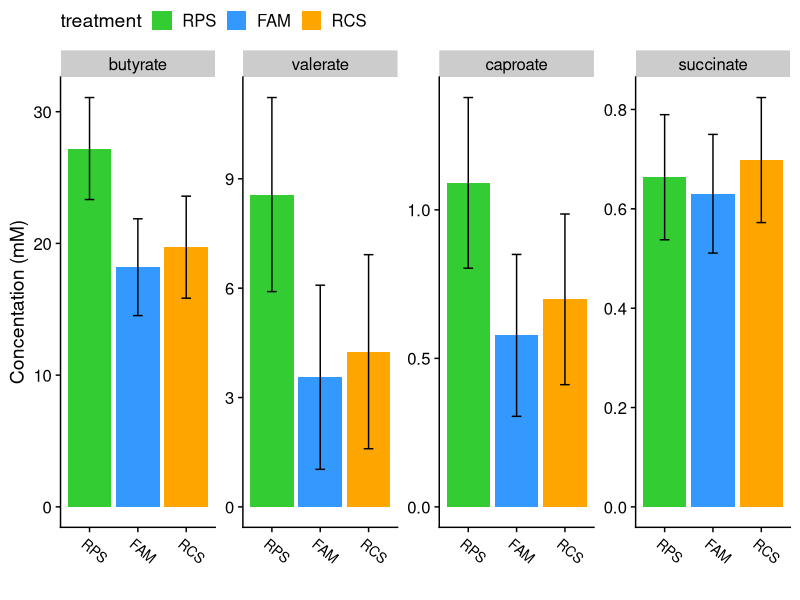

Source code (R): (Note: this script raises an error after producing the figure.)
# setwd('')
library(tidyverse)
library(cowplot)
library(broom)
library(forcats)
theme_set(theme_cowplot())


vfas <- read_csv('./data/FS12b_vfas.csv') %>% 
  mutate(treatment=fct_recode(treatment, CON='Control', RPS='RPS', FAM='Acid', RCS='RCS'), 
         treatment=factor(treatment, levels=c('CON', 'RPS', 'FAM', 'RCS')))

vfas <- vfas %>% filter(treatment %in% c('CON', 'RPS', 'FAM','RCS'))
vfas$treatment

vfas.gather <- vfas %>% gather(key = VFA, value = mM, -(pignum:hour))

vfas.gather$set <- paste(vfas.gather$hour, vfas.gather$treatment)

# initial peek #
# vfas %>% filter(pignum %in% c(458, 461, 469, 472))

### VFA CECUM TESTS ###

scfas <- vfas %>% filter(hour == 0)

but_test <- aov(butyrate~treatment, data = scfas)
cap_test <- aov(caproate~treatment, data = scfas)
val_test <- aov(valerate~treatment, data = scfas)
suc_test <- aov(succinate~treatment, data = scfas)

library(emmeans)


scfa_means <- 
  bind_rows(list(
  emmeans(but_test, specs =  ~ treatment) %>% tidy(conf.int=TRUE) %>% mutate(scfa='butyrate'),
  emmeans(val_test, specs =  ~ treatment) %>% tidy(conf.int=TRUE) %>% mutate(scfa='valerate'),
  emmeans(cap_test, specs =  ~ treatment) %>% tidy(conf.int=TRUE) %>% mutate(scfa='caproate'),
  emmeans(suc_test, specs =  ~ treatment) %>% tidy(conf.int=TRUE) %>% mutate(scfa='succinate'))) %>% 
  mutate(treatment=factor(treatment, levels = c('CON', 'RPS', 'FAM', 'RCS')), 
         scfa=factor(scfa, levels = c('butyrate', 'valerate', 'caproate', 'succinate')))

# summary(but_test)
# summary(val_test)
# summary(cap_test)
# summary(tot_test)

scfa_tests <- 
  bind_rows(list(
  TukeyHSD(but_test) %>% tidy() %>% mutate(scfa='butyrate'),
TukeyHSD(val_test) %>% tidy()%>% mutate(scfa='valerate'),
TukeyHSD(cap_test) %>% tidy()%>% mutate(scfa='caproate'),
TukeyHSD(suc_test) %>% tidy()%>% mutate(scfa='succinate')
)) %>% 
  filter(contrast %in% c('RCS-CON', 
                         'FAM-CON', 
                         'RPS-CON')) %>% 
  mutate(contrast=factor(contrast, levels=c('RCS-CON', 
                                            'FAM-CON', 
                                            'RPS-CON')),
         scfa=factor(scfa, levels = c('butyrate', 'caproate', 'valerate', 'succinate'))) %>% 
  mutate(p.plot=ifelse(adj.p.value < 0.05, adj.p.value, NA))


FIG6A <- 
  scfa_means %>%
  ggplot(aes(x=treatment, y=estimate, ymin=conf.low, ymax=conf.high))+
  geom_col(aes(fill=treatment))+
  geom_errorbar(width=.2) + 
  facet_wrap(~scfa, scales = 'free', nrow=1)+
  theme(legend.position = 'top') + 
  ylab('Concentation (mM)') + 
  xlab('') + 
  theme(axis.text.x=element_text(size=10, angle = -40, hjust=.1))+
  scale_fill_manual(values=c('#33CC33', '#3399FF', 'orange', 'red', 'grey', 'purple'))

FIG6A

FIG6B <- 
  scfa_tests %>%
  mutate(scfa=factor(scfa, levels = c('butyrate', 'valerate', 'caproate', 'succinate'))) %>% 
  filter(grepl('CON', contrast)) %>% 
  ggplot(aes(x=contrast, y=estimate, ymin=conf.low, ymax=conf.high)) +
  geom_hline(yintercept = 0)+
  geom_pointrange(aes(color=contrast), size=1.5, fatten = .5) +
  geom_point(aes(fill=contrast),size=4, stroke=.85, color='black', shape=21)+
  geom_text(aes(label=round(p.plot, 3), color=contrast), fontface='bold', nudge_x = .25)+
  coord_flip()+
  facet_wrap(~scfa, scales = 'free_x', nrow = 1) +
  theme(legend.position = 'none', 
        axis.text = element_text(size=11), 
        axis.title.x=element_text(size=11),
        panel.grid.major = element_line(color='grey'), 
        panel.border = element_rect(color='black', size=1)) + 
  xlab('') + 
  ylab('estimated difference from controls (mM)')+
  scale_color_manual(values=c('red', 'orange','#3399FF', 'red', 'grey', 'purple'))+
  scale_fill_manual(values=c('red', 'orange','#3399FF', 'red', 'grey', 'purple'))


FIG6B

ggdraw() + 
  draw_plot(FIG6A, x=0, y=.5, width = 1, height = .5) + 
  draw_plot(FIG6B, x=0, y=0, width = 1, height=.5) +
  draw_plot_label(x=c(0,0), y=c(1,.45), label = c('A', 'B'))


## AULC VFA CORRELATIONS ##



MET <- read_tsv('./data/FS12b_meta.tsv') %>%
  mutate(ID=sample_ID) %>%
  select(ID, everything()) %>% 
  mutate(treatment=fct_recode(treatment, CON='Control', RPS='RPS', FAM='Acid', RCS='RCS'), 
         treatment=factor(treatment, levels = c('CON', 'RPS', 'FAM', 'RCS')))


RPS_cec_scfas <- 
  MET %>%
  select(pignum,  AULC, log_sal, tissue, day) %>% 
  filter(day =='D21' & tissue == 'C') %>%
  right_join(scfas) %>% 
  filter(treatment == 'RPS') %>%
  select(-tissue, -day, -hour, -treatment) %>%
  column_to_rownames(var = 'pignum') %>% 
  as.matrix()



cor_tests <- 
  Hmisc::rcorr(RPS_cec_scfas) %>%
  tidy() %>% 
  filter(column1 %in% c('AULC', 'butyrate', 'valerate', 'caproate', 'succinate')) %>% 
  filter(column2 %in% c('AULC', 'butyrate', 'valerate', 'caproate', 'succinate')) %>% 
  mutate(scfa=column1) %>% 
  filter(column2=='AULC') %>% 
  mutate(concentration=c(17, 5, .7, .45), 
         AULC=c(10,10,10,10), 
         stats=paste('r=', round(estimate, 2), '\nP=', round(p.value, 2)), 
         scfa=factor(scfa, levels = c('butyrate', 'valerate', 'caproate', 'succinate')))
  

FIG6C <- 
RPS_cec_scfas %>%
  as.data.frame() %>% 
  gather(-AULC, key='scfa', value='concentration') %>% 
  filter(scfa %in% c('butyrate', 'valerate', 'caproate', 'succinate')) %>%
  mutate(scfa=factor(scfa, levels = c('butyrate', 'valerate', 'caproate', 'succinate'))) %>% 
  ggplot(aes(x=concentration, y=AULC)) +
  geom_smooth(method = 'lm',se=F, color='black') + 
  geom_text(data=cor_tests, aes(label=stats), size=4, hjust=-.5)+
  geom_point(shape=21, size=3, fill='#3399FF', color='black') +
  facet_wrap(~scfa, scales = 'free') + 
  xlab('Concentration (mM)')



fig6 <- ggdraw()+
  draw_plot(FIG6A, x = 0, y =.4, width = .6, height = .6)+
  draw_plot(FIG6B, x = 0, y = 0, width = .6, height = .45)+
  draw_plot(FIG6C, x = .6, y = 0, width = .4, height = 1)+
  draw_plot_label(x=c(0,0, .6), y=c(1,.45,1), label = c('A', 'B','C'))

fig6

ggsave(filename = './output/figure6.tiff', device = 'tiff', 
       width=280, height=180, units = 'mm', bg='white')


###### fig 6 alternate

FIG6C_v2 <- 
  RPS_cec_scfas %>%
  as.data.frame() %>% 
  gather(-AULC, key='scfa', value='concentration') %>% 
  filter(scfa %in% c('butyrate', 'valerate', 'caproate', 'succinate')) %>%
  mutate(scfa=factor(scfa, levels = c('butyrate', 'valerate', 'caproate', 'succinate'))) %>% 
  ggplot(aes(x=concentration, y=AULC)) +
  geom_smooth(method = 'lm',se=F, color='black') + 
  geom_text(data=cor_tests, aes(label=stats), size=4, hjust=-.5)+
  geom_point(shape=21, size=3, fill='#3399FF', color='black') +
  facet_wrap(~scfa, scales = 'free', nrow = 1) + 
  xlab('Concentration (mM)')

FIG6C_v2

fig6_v2 <- ggdraw()+
  draw_plot(FIG6A, x = 0, y =.6, width = 1, height = .4)+
  draw_plot(FIG6B, x = 0, y = .33, width = 1, height = .3)+
  draw_plot(FIG6C_v2, x = 0, y = 0, width = 1, height = .33)+
  draw_plot_label(x=c(0,0, 0), y=c(1,.63,.33), label = c('A', 'B','C'))

fig6_v2

ggsave(filename = './output/figure6_v2.tiff', device = 'tiff', 
       width=280, height=250, units = 'mm', bg = 'white')

### D21 CECUM ALL VFAS  ###




RPS_cec_scfas <- 
  MET %>%
  select(pignum,  AULC, log_sal, tissue, day) %>% 
  filter(day =='D21' & tissue == 'C') %>%
  right_join(scfas) %>% 
  # filter(treatment == 'RPS') %>%
  select(-tissue, -day, -hour, -treatment) %>%
  column_to_rownames(var = 'pignum') %>% 
  as.matrix()


RPS_cec_scfas_DF <-   MET %>%
  select(pignum,treatment,  AULC, log_sal, tissue, day) %>% 
  filter(day =='D21' & tissue == 'C') %>%
  right_join(scfas) %>% 
  # filter(treatment == 'RPS') %>%
  select(-tissue, -day, -hour)


cor_tests <- 
  Hmisc::rcorr(RPS_cec_scfas) %>%
  tidy() %>% 
  filter(column1 %in% c('AULC', 'butyrate', 'valerate', 'caproate', 'succinate')) %>% 
  filter(column2 %in% c('AULC', 'butyrate', 'valerate', 'caproate', 'succinate')) %>% 
  mutate(scfa=column1) %>% 
  filter(column2=='AULC') %>% 
  mutate(concentration=c(17, 5, .7, .45), 
         AULC=c(10,10,10,10), 
         stats=paste('r=', round(estimate, 2), '\nP=', formatC(signif(p.value,2), format = "e", digits=1)), 
         scfa=factor(scfa, levels = c('butyrate', 'valerate', 'caproate', 'succinate')))


TST <- 
  RPS_cec_scfas_DF %>%
  as.data.frame() %>% 
  gather(-c(AULC, pignum, treatment), key='scfa', value='concentration') %>% 
  filter(scfa %in% c('butyrate', 'valerate', 'caproate', 'succinate')) %>%
  mutate(scfa=factor(scfa, levels = c('butyrate', 'valerate', 'caproate', 'succinate'))) %>% 
  ggplot(aes(x=concentration, y=AULC)) +
  geom_smooth(method = 'lm',se=F, color='black') + 
  geom_text(data=cor_tests, aes(label=stats), size=4, hjust=-.5)+
  geom_point(aes(fill=treatment), shape=21, size=3, color='black') +
  facet_wrap(~scfa, scales = 'free')+
  scale_fill_manual(values=c('#33CC33', '#3399FF', 'orange', 'red', 'grey', 'purple'))  
 

TST 

ggsave('./output/figure_S2.jpg', height = 5, width = 7, units = 'in', bg='white')
# #########
# 
# filter(vfas.gather, hour == 0 ) %>% 
#   ggplot(aes(x=treatment, y=mM, group=set, fill=treatment)) +
#   geom_boxplot(outlier.alpha = 0) +geom_jitter(shape=21, size=1.5, stroke=1, alpha=.75, width = .25)+
#   scale_fill_manual(values=c('#33CC33', '#3399FF', 'orange', 'red', 'grey', 'purple')) + 
#   facet_wrap(~VFA, scales = 'free')
# 
# 
# unique(vfas.gather$VFA)
# 
# filter(vfas.gather, hour == 0 & VFA %in% c('butyrate', 'valerate', 'caproate', 'total')) %>%
#   ggplot(aes(x=treatment, y=mM, group=set, fill=treatment)) +
#   geom_boxplot(outlier.alpha = 0) +geom_jitter(shape=21, size=1.5, stroke=1, alpha=.75, width = .25)+
#   scale_fill_manual(values=c('#33CC33', '#3399FF', 'orange', 'red', 'grey', 'purple')) + 
#   facet_wrap(~VFA, scales = 'free', nrow = 1) + ggtitle("Cecal SCFAs 21 days post challenge, no incubation")

#
# filter(vfas.gather, hour == 0 &
#          VFA %in% c('acetate', 'butyrate', 'propionate', 'valerate', 'caproate', 'total') & 
#          treatment %in% c('control', 'RPS')) %>%
#   ggplot(aes(x=treatment, y=mM, group=set, fill=treatment)) +
#   geom_boxplot(outlier.alpha = 0) +geom_jitter(shape=21, size=1.5, stroke=1, alpha=.75, width = .25)+
#   scale_fill_manual(values=c('red', '#3399FF', 'orange', 'red', 'grey', 'purple')) + 
#   facet_wrap(~VFA, scales = 'free') + ggtitle("Cecal SCFAs 21 days post challenge")




# filter(vfas.gather, hour == 24) %>% ggplot(aes(x=treatment, y=mM, group=set, fill=treatment)) +
#   geom_boxplot(outlier.alpha = 0) +geom_jitter(shape=21, size=1.5, stroke=1, alpha=.75, width = .25)+
#   scale_fill_manual(values=c('#33CC33', '#3399FF', 'orange', 'red', 'grey', 'purple')) + 
#   facet_wrap(~VFA, scales = 'free') + ggtitle("Cecal SCFAs 21 days post challenge, with incubation")

### propionate in 24hr incubation seems to have suffered in ZN

# 0 and 24 hr together

# filter(vfas.gather, VFA != 'succinate') %>% ggplot(aes(x=hour, y=mM, group=set, fill=treatment)) +
#   geom_boxplot(outlier.alpha = 0) +
#   scale_fill_manual(values=c('#33CC33', '#3399FF', 'orange', 'red', 'grey', 'purple')) + 
#   facet_wrap(~VFA, scales = 'free')
# 
###

# tests for RPS vs control

# buttest <- vfas.gather %>% filter(treatment %in% c('control', 'RPS') & hour ==0 & VFA == 'butyrate')
# valtest <- vfas.gather %>% filter(treatment %in% c('control', 'RPS') & hour ==0 & VFA == 'valerate')
# captest <- vfas.gather %>% filter(treatment %in% c('control', 'RPS') & hour ==0 & VFA == 'caproate')
# tottest <- vfas.gather %>% filter(treatment %in% c('control', 'RPS') & hour ==0 & VFA == 'total')
# 
# wilcox.test(buttest$mM~buttest$treatment) # p-value = 0.00399
# wilcox.test(valtest$mM~valtest$treatment) # p-value = 0.0007816
# wilcox.test(captest$mM~captest$treatment) # p-value = 0.01061
# wilcox.test(tottest$mM~tottest$treatment) # p-value = 0.1135
# 

### for correlations ###

# vfas0 <- filter(vfas, hour == 0) %>% select(-hour)
# 
# vfas24 <- filter(vfas, hour == 24) %>% select(-hour)
# 
# colnames(vfas24) <- paste('P', colnames(vfas24), sep = '_') # why 'P' ?  Because it shows the 'P'otential amount of VFAs for that bolus
# 
# colnames(vfas24)[1] <- 'pignum'
# 
# vfas_for_cor <- merge(vfas0, vfas24, by = 'pignum')
# 
# vfas_for_cor$day <- 21
# vfas_for_cor$tissue <- 'cecal_contents'
# vfas_for_cor <- vfas_for_cor %>% select(pignum, treatment, day, tissue, everything())


# write_csv(vfas_for_cor, './data/FS12b_vfas_for_cor.csv')

############### FECAL DATA #################




# library(tidyverse)


####### WARNING! I THINK THERE IS A PROBLEM WITH THE DATA FROM DAY 7 and 21!!!!!

### SUSPICIOUS AMOUNTS OF LACTATE AND SUCCINATE ARE PRESENT, USUALLY THESE ARE VERY RARE
### I THINK THERE WAS AN ISSUE DURING SAMPLE PREP
### MY GUESS IS THAT THE SAMPLES WERE ALLOWED TO THAW AT ROOM TEMP FOR TOO LONG AND 
### SOME BACTERIAL METABOLIC ACTIVITY GENERATED EXCESS LACTATE AND SUCCINATE
### USUALLY THESE WOULD BE CONVERTED TO OTHER SCFAS BY ANAEROBIC FERMENTATION BUT
### THE ANAEROBES PROBABLY DIED DUE TO OXYGEN EXPOSURE.


# write_csv(res.all, 'FS12b_fecal_vfas.csv')

# res.all <- read_csv('./data/FS12b_fecal_vfas.csv')
# # tests <- filter(res.all, time == 0) %>%
# #   do(pwilx=pairwise.wilcox.test(.$butyrate, .$treatment, p.adjust.method = 'none'))
# # #pairwise.wilcox.test(p.adjust.method = )
# # tests[[1]]
# # 
# # 
# # tests <- filter(res.all, time == 0) %>% do(pwilx=pairwise.wilcox.test(.$caproate, .$treatment, p.adjust.method = 'none'))
# # #pairwise.wilcox.test(p.adjust.method = )
# # tests[[1]]
# # 
# # 
# # tests <- filter(res.all, time == 0) %>% do(pwilx=pairwise.wilcox.test(.$valerate, .$treatment, p.adjust.method = 'none'))
# # #pairwise.wilcox.test(p.adjust.method = )
# # tests[[1]]
# # 
# # 
# # res.all$treatment <- factor(res.all$treatment, levels=c('control', 'RPS', 'Acid', 'Zn+Cu', 'RCS', 'Bglu'))
# # 
# # 
# # res.all %>% ggplot(aes(x=treatment, y=acetate, fill=treatment)) + facet_wrap(~time) + geom_boxplot() + geom_text(aes(label=pignum))
# # res.all %>% ggplot(aes(x=treatment, y=propionate, fill=treatment)) + facet_wrap(~time) + geom_boxplot()+ geom_text(aes(label=pignum))
# # res.all %>% ggplot(aes(x=treatment, y=butyrate, fill=treatment)) + facet_wrap(~time) + geom_boxplot()+ geom_text(aes(label=pignum))
# # res.all %>% ggplot(aes(x=treatment, y=valerate, fill=treatment)) + facet_wrap(~time) + geom_boxplot()+ geom_text(aes(label=pignum))
# # res.all %>% ggplot(aes(x=treatment, y=caproate, fill=treatment)) + facet_wrap(~time) + geom_boxplot()+ geom_text(aes(label=pignum))
# # res.all %>% ggplot(aes(x=treatment, y=isovalerate, fill=treatment)) + facet_wrap(~time) + geom_boxplot()+ geom_text(aes(label=pignum))
# # res.all %>% ggplot(aes(x=treatment, y=oxalate, fill=treatment)) + facet_wrap(~time) + geom_boxplot()+ geom_text(aes(label=pignum))
# # res.all %>% ggplot(aes(x=treatment, y=phenylacetate, fill=treatment)) + facet_wrap(~time) + geom_boxplot()+ geom_text(aes(label=pignum))
# # res.all %>% ggplot(aes(x=treatment, y=succinate, fill=treatment)) + facet_wrap(~time) + geom_boxplot()+ geom_text(aes(label=pignum))
# # res.all %>% ggplot(aes(x=treatment, y=fumarate, fill=treatment)) + facet_wrap(~time) + geom_boxplot()+ geom_text(aes(label=pignum))
# # res.all %>% ggplot(aes(x=treatment, y=lactate, fill=treatment)) + facet_wrap(~time) + geom_boxplot()+ geom_text(aes(label=pignum))
# # 
# # 
# # res.gather <- res.all %>% gather(key = variable, value = concentration, -(pignum:set))
# # 
# # # res.gather %>% filter(variable == 'total')%>% ggplot(aes(x=time, y=concentration, group=pignum, color=treatment)) + geom_line()
# # 
# # res.sum <- res.gather %>%  group_by(time, treatment, variable) %>%
# #   summarise(mean=mean(concentration), sd=sd(concentration), n=n(), sterr=sd/sqrt(n))
# # 
# # res.sum <- res.sum %>% mutate(treat_var=paste(treatment, variable, sep='_'))
# # 
# # res.sum$treatment <- factor(res.sum$treatment, levels= c('control', 'RPS', 'Acid', 'Zn+Cu', 'RCS', 'Bglu'))
# # 
# # res.sum %>% ggplot(aes(x=time, y=mean, group=treat_var, color=treatment)) +
# #   geom_line() + facet_wrap(~variable, scales='free') + scale_color_manual(values=c('#33CC33', '#3399FF', 'orange', 'red', 'grey', 'purple')) + ggtitle('Mean concentration of fecal SCFAs over time')
# #  
# 
# 
# #######
# 
# D0vfas <- res.all %>% 
#   filter(time == 0 & treatment %in% c('control', 'RPS', 'Acid','RCS')) %>% 
#   mutate(treatment=factor(treatment, levels = c('control', 'RPS', 'Acid','RCS')))
# 
# # D0vfas$treatment
# 
# D21vfas <- vfas %>%
#   filter(hour == 0) %>% 
#   mutate(treatment=factor(treatment, levels = c('control', 'RPS', 'Acid','RCS')))
# 
# # D21vfas$treatment
# 
# D0_results <- D0vfas %>%
#   # select(-formate) %>%
#   filter(pignum != 101) %>% 
#   pivot_longer(cols = acetate:total,
#                names_to = 'VFA',
#                values_to = 'concentration') %>% 
#   group_by(VFA) %>% 
#   nest() %>% ungroup() %>% 
#   mutate(day=0, 
#          ANOVA=map(.x=data, ~ aov(data = .x, formula = concentration ~ treatment)),
#          TUK=map(.x = ANOVA, TukeyHSD), 
#          tid_TUK=map(.x=TUK, broom::tidy)) %>% 
#   select(-data, -ANOVA, -TUK) %>% 
#   unnest(cols = tid_TUK) %>% 
#   filter(grepl('control', contrast))
# 
# D21_results <- D21vfas %>% 
#   pivot_longer(cols = acetate:total,
#                names_to = 'VFA',
#                values_to = 'concentration') %>% 
#   group_by(VFA) %>% 
#   nest() %>% ungroup() %>% 
#   mutate(day=21, 
#          ANOVA=map(.x=data, ~ aov(data = .x, formula = concentration ~ treatment)), 
#          TUK=map(.x = ANOVA, TukeyHSD), 
#          tid_TUK=map(.x=TUK, broom::tidy)) %>% 
#   select(-data, -ANOVA, -TUK) %>% 
#   unnest(cols = tid_TUK) %>% 
#   filter(grepl('control', contrast))
# 
# 
# 
# D21_results %>% filter(VFA %in% c('butyrate', 'caproate', 'valerate')) %>% 
#   ggplot(aes(x=contrast, y=estimate, ymin=conf.low, ymax=conf.high, color=contrast)) + 
#   geom_hline(yintercept = 0, color='grey')+
#   geom_pointrange() + facet_wrap(~VFA, scales = 'free') + coord_flip()
# 
# 
# 
# # probably omit D0 results, maybe supplement if anything.  
# 
# 
# D0_results %>%# filter(VFA %in% c('butyrate', 'caproate', 'valerate')) %>% 
#   ggplot(aes(x=contrast, y=estimate, ymin=conf.low, ymax=conf.high, color=contrast)) + 
#   geom_hline(yintercept = 0, color='grey')+
#   geom_pointrange() + facet_wrap(~VFA, scales = 'free') + coord_flip()
# 
# 
# 
# 
# 
# D0_results %>% group_by(VFA) %>% 
#   summarise(MI=min(conf.low) , 
#             MA=max(conf.high), 
#             RANGE=abs(MI-MA), 
#             bump= RANGE*.1, 
#             MIN=MI - bump, 
#             MAX=MA + bump, 
#             LIM = ifelse(abs(MIN) > MAX, abs(MIN), abs(MAX)))
# 
